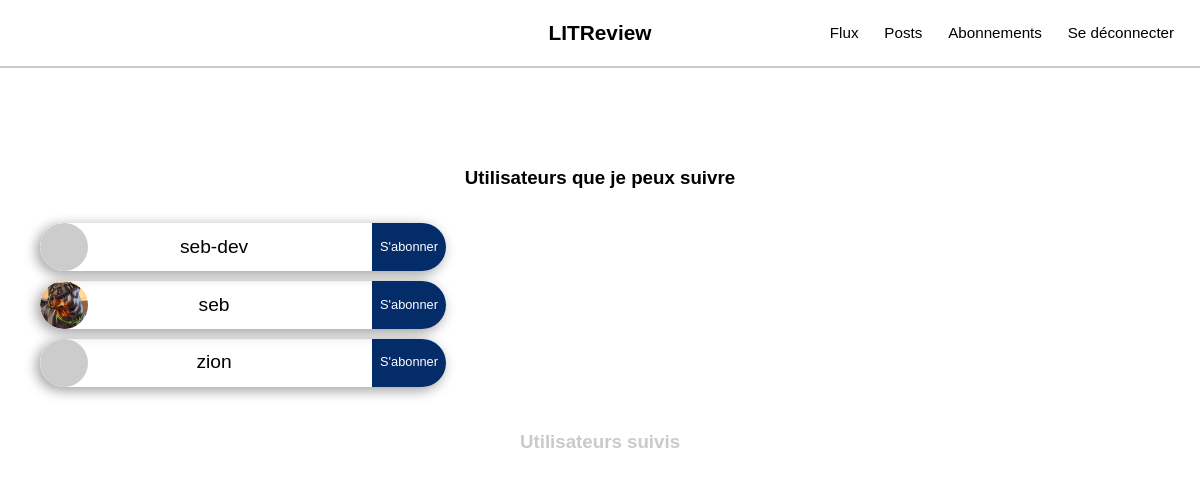
The page /follow/ (signed in) on the database as committed earlier.
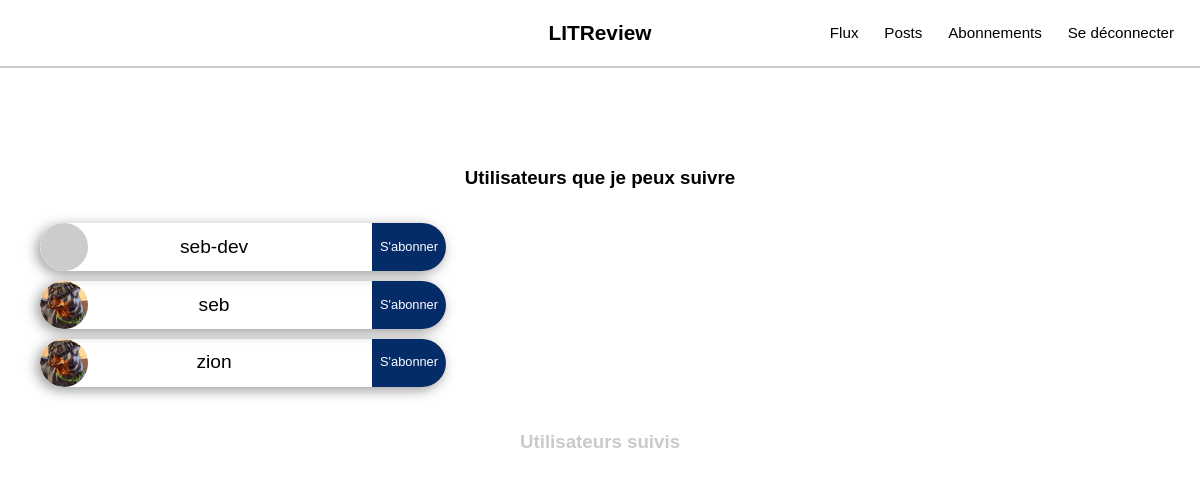
The same page on the database as committed later.
### authentication/models.py (models this page shows)
class User(AbstractUser):
    image_profil = models.ImageField(verbose_name='Image profil', upload_to='images/profils/', null=True, blank=True, help_text="Max: 2mo")

### followers/views.py (the view, shortened to what this page needs)
# urls.py: path('follow/', FollowersView.as_view(), name="followers_list"),
class FollowersView(View):
    def get(self, request):
        if not request.user.is_anonymous:
            followed_users = UserFollows.objects.filter(user=request.user)
            excluded_ids = [u.followed_user.id for u in followed_users]
            excluded_ids.append(request.user.id)
            i_follow_users_ids = [u.followed_user.id for u in followed_users]
            i_follow_users = []
            if len(i_follow_users_ids):
                i_follow_users = User.objects.filter(id__in=i_follow_users_ids)
            followable_users = User.objects.exclude(id__in=excluded_ids)
            return render(request, 'followers/list_view.html', {
                'followable_users': followable_users,
                'i_follow_users': i_follow_users
                })

### followers/templates/followers/list_view.html (shortened to what this page needs)
{% extends 'core/base.html'%}
{% load static %}
{% block content %}
<div id="users">
    <div class="follow-user container">
        {% if followable_users|length > 0 %}
        <h3 class="text-black">Utilisateurs que je peux suivre</h3>
        <ul>
            {% for followable_user in followable_users %}
            <li class="single-form">
                <form action="{% url 'following' followable_user.id %}" method='POST'>
                    {% if followable_user.image_profil %}
                    <img class="circle-img" src="{% url 'media' followable_user.image_profil %}" alt="">
                    {% else %}
                    <img class="circle-img" src="https://via.placeholder.com/300/CACACA/000000/?text={{ followable_user.username|make_list|first|upper }}" alt="">
                    {% endif %}
                    <p>{{ followable_user.username }}</p>
                    <input class="btn-primary" type="submit" value="S'abonner" />
                </form>
            </li>
            {% endfor %}
        </ul>
        {% else %}
        <h3 class="text-grey">Utilisateurs que je peux suivre</h3>
    </div>
    {% endif %}
    <div class="follow-user container">
        {% if i_follow_users|length > 0 %}
        <h3 class="text-black">Utilisateurs suivis</h3>
        <ul>
            {% for i_f_user in i_follow_users %}
            <li class="single-form">
                <form action="{% url 'following' i_f_user.id %}" method='POST'>
                    {% csrf_token %}
                    <input type="hidden" name="form" value="unfollow">
                    {% if i_f_user.image_profil %}
                    <img class="circle-img" src="{% url 'media' i_f_user.image_profil %}" alt="">
                    {% else %}
                    <img class="circle-img" src="https://via.placeholder.com/300/CACACA/000000/?text={{ i_f_user.username|make_list|first|upper }}" alt="">
                    {% endif %}
                    <p>{{ i_f_user.username }}</p>
                    <input class="btn-grey" type="submit" value="Désabonner" />
                </form>
            </li>
            {% endfor %}
        </ul>
        {% else %}
        <h3 class="text-grey">Utilisateurs suivis</h3>
    </div>
    {% endif %}
</div>
{% endblock %}

### core/templates/core/base.html (shortened to what this page needs)
{% load static %}
<!DOCTYPE html>
<html lang="fr">
<head>
    <link rel="stylesheet" href="{% static 'core/css/normalize.css' %}">
    <link rel="stylesheet" href="{% static 'core/css/style.css' %}">
    <link rel="stylesheet" href="https://cdnjs.cloudflare.com/ajax/libs/font-awesome/6.0.0-beta3/css/all.min.css" />
</head>
<body>
    <header>
        <nav>
            <div class="nav--row">
                <div class="nav--row__title"><h2>LITReview</h2></div>
                <div class="nav--row__navigation">
                    {% if user.is_authenticated %}
                    <ul>
                        <li class="feed--link"><a href="{% url 'home' %}">Flux</a></li>
                        <li class="post--link"><a href="{% url 'post' %}">Posts</a></li>
                        <li class="subscribe--link"><a href="{% url 'followers_list' %}">Abonnements</a></li>
                        <li class="logout--link"><a href="{% url 'logout' %}">Se déconnecter</a></li>
                    </ul>
                    {% endif %}
                </div>
            </div>
        </nav>
    </header>
    <div class="container">
        {% block content %}
        {% endblock %}
    </div>
</body>
</html>

### core/static/core/css/style.css (style rules this page uses)
body { position: relative; width: 100%; box-sizing: content-box; font-family: 'Lucida Sans', 'Lucida Sans Regular', 'Lucida Grande', 'Lucida Sans Unicode', Geneva, Verdana, sans-serif; }
header, nav { width: 100%; }
header { margin-bottom: 5rem; }
nav { border-bottom: 2px solid#cacaca; padding: 8px 0; }
.text-grey { color: #cacaca; }
.nav--row { display: flex; flex-wrap: nowrap; flex: 1 1 auto; justify-content: space-between; align-items: center; }
.nav--row * { width: 33%; }
.nav--row__title h2 { text-align: center; width: 100%; margin: 0; font-size: 1.3rem; }
.nav--row__navigation ul { width: 100%; display: flex; flex-wrap: nowrap; justify-content: space-evenly; padding: 0; list-style-type: none; align-items: center; }
.nav--row__navigation ul li { width: auto; }
.nav--row__navigation ul li a { text-decoration: none; color: black; font-size: 0.95rem; }
.signup, .spliter .login, .single-form { width: 40%; }
form, form p, .signup, .single-form, .container { display: flex; flex-flow: column nowrap; }
.container .signup, .container .single-form, .logout { align-self: center; }
form input[type="submit"], a.btn-ticket, a.btn-manage { align-self: flex-end; }
.btn-primary { background-color: rgb(4, 44, 104); border: 1px solid rgb(4, 44, 104); color: white; }
.follow-user h3 { text-align: center; }
.follow-user form { justify-content: space-between; align-items: center; flex-flow: row nowrap; border-radius: 2rem; margin-bottom: 0.6rem; overflow: hidden; box-sizing: content-box; box-shadow: -0.2rem 0.2rem 0.8rem rgba(0, 0, 0, 0.4); height: 3rem; }
.follow-user form p { display: block; max-width: 50%; margin: 0; margin-right: 2rem; font-size: 1.2rem; }
.follow-user form img.circle-img { width: 3rem; height: 3rem; object-fit: contain; border-radius: 50%; }
.follow-user form input { height: 3rem; border: none; padding: 1rem 0.5rem; font-size: 0.8rem; }
@media all and (min-width: 1024px) { .signup, .spliter .login, .single-form { width: 35%; } }

Rows that differ between the two databases and show on the page:
changed User "zion": image_profil: picture added
